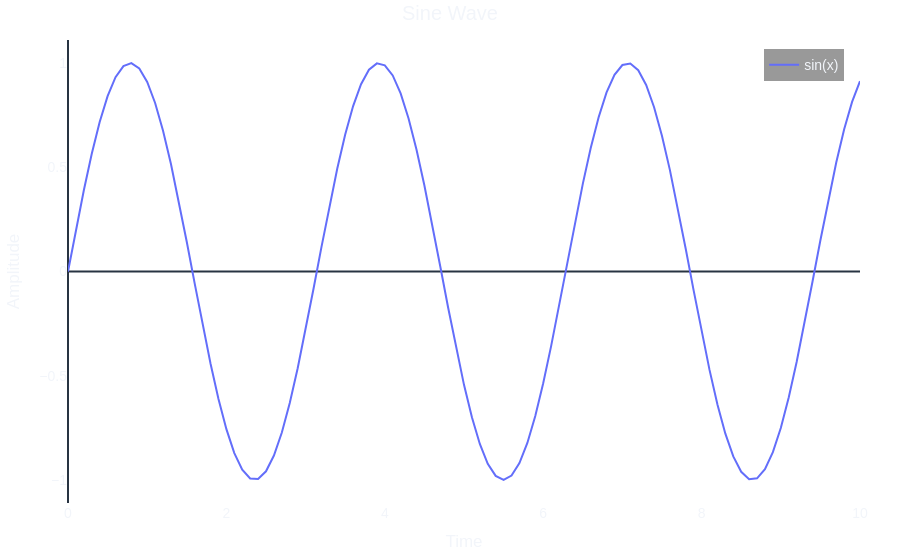

This figure's notebook cell:
### Markdown cell above
## Topic 1

Insert text for equation here. You can number and reference equation with @eq-sample

$$
x = a_2
$$ {#eq-sample}

Sample plot code below

### Code cell
# 1. Data Generation
# Julia 0:0.1:10 is equivalent to np.arange
x = np.arange(0, 10.1, 0.1) 
y = np.sin(2 * x)

# 2. Create the Figure
# This automatically inherits pio.templates.default
fig = go.Figure()

# 3. Add the trace (Equivalent to sp=1, alpha=0.5, and label)
fig.add_trace(go.Scatter(
    x=x, 
    y=y, 
    mode='lines',
    name="sin(x)",      # Equivalent to 'label'
    showlegend=True
))

# 4. Update Layout (Equivalent to title, xlabel, and ylabel)
fig.update_layout(
    title="Sine Wave",
    xaxis_title="Time",
    yaxis_title="Amplitude"
)

### Figure 1 — Plotly figure (JSON) as saved in the notebook; plotly's stock layout.template omitted (floating-point values rounded to 4 significant figures)
{"data": [{"mode": "lines", "name": "sin(x)", "showlegend": true, "type": "scatter", "x": [0.0, 0.1, 0.2, 0.3, 0.4, 0.5, 0.6, 0.7, 0.8, 0.9, 1.0, 1.1, 1.2, 1.3, 1.4, 1.5, 1.6, 1.7, 1.8, 1.9, 2.0, 2.1, 2.2, 2.3, 2.4, 2.5, 2.6, 2.7, 2.8, 2.9, 3.0, 3.1, 3.2, 3.3, 3.4, 3.5, 3.6, 3.7, 3.8, 3.9, 4.0, 4.1, 4.2, 4.3, 4.4, 4.5, 4.6, 4.7, 4.8, 4.9, 5.0, 5.1, 5.2, 5.3, 5.4, 5.5, 5.6, 5.7, 5.8, 5.9, 6.0, 6.1, 6.2, 6.3, 6.4, 6.5, 6.6, 6.7, 6.8, 6.9, 7.0, 7.1, 7.2, 7.3, 7.4, 7.5, 7.6, 7.7, 7.8, 7.9, 8.0, 8.1, 8.2, 8.3, 8.4, 8.5, 8.6, 8.7, 8.8, 8.9, 9.0, 9.1, 9.2, 9.3, 9.4, 9.5, 9.6, 9.7, 9.8, 9.9, 10.0], "y": [0.0, 0.1987, 0.3894, 0.5646, 0.7174, 0.8415, 0.932, 0.9854, 0.9996, 0.9738, 0.9093, 0.8085, 0.6755, 0.5155, 0.335, 0.1411, -0.05837, -0.2555, -0.4425, -0.6119, -0.7568, -0.8716, -0.9516, -0.9937, -0.9962, -0.9589, -0.8835, -0.7728, -0.6313, -0.4646, -0.2794, -0.08309, 0.1165, 0.3115, 0.4941, 0.657, 0.7937, 0.8987, 0.9679, 0.9985, 0.9894, 0.9407, 0.8546, 0.7344, 0.5849, 0.4121, 0.2229, 0.02478, -0.1743, -0.3665, -0.544, -0.6999, -0.8278, -0.9228, -0.9809, -1.0, -0.9792, -0.9193, -0.8228, -0.6935, -0.5366, -0.3582, -0.1656, 0.03362, 0.2315, 0.4202, 0.5921, 0.7404, 0.8592, 0.9437, 0.9906, 0.998, 0.9657, 0.8948, 0.7883, 0.6503, 0.4864, 0.3031, 0.1078, -0.09191, -0.2879, -0.4724, -0.6381, -0.7784, -0.8876, -0.9614, -0.9969, -0.9927, -0.9488, -0.8672, -0.751, -0.6048, -0.4346, -0.247, -0.04954, 0.1499, 0.3433, 0.5231, 0.682, 0.8137, 0.9129]}], "layout": {"title": {"text": "Sine Wave"}, "xaxis": {"title": {"text": "Time"}}, "yaxis": {"title": {"text": "Amplitude"}}}}
